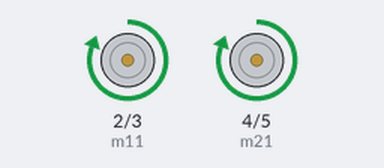
The sketch below on a simulated Arduino Uno, built with avr-gcc and run on an emulated ATmega328P. On the bench: motor-driver pin pairs drawn as motors (green arrow = first pin HIGH = forward, orange = second pin HIGH = backward, longer = more drive).

Above: at 1.0 s.
At 3.0 s:
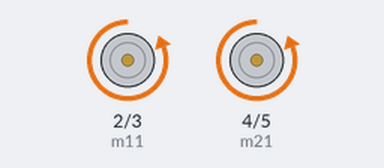
At 4.5 s:
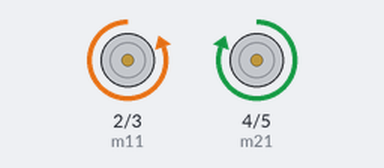
At 7.0 s:
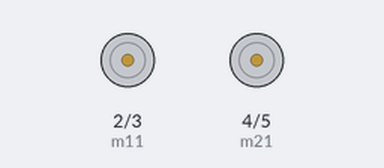
Timing chart, 0 to 10.4 s (numbered marks = the images above):
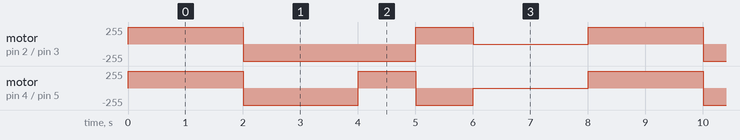

The sketch:

basic_ribotic_car.ino
```cpp
#include<SoftwareSerial.h>
int m11=2;
int m12=3;
int m21=4;
int m22=5;

void setup() {
  pinMode(m11, OUTPUT);
  pinMode(m12, OUTPUT);
  pinMode(m21, OUTPUT);
  pinMode(m22, OUTPUT);
}

void loop() {
  forward();
  delay(2000);
  backward();
  delay(2000);
  left();
  delay(1000);
  right();
  delay(1000);
  stopCar();
  delay(2000);
}

void forward() {
  digitalWrite(m11, HIGH);
  digitalWrite(m12, LOW);
  digitalWrite(m21, HIGH);
  digitalWrite(m22, LOW);
}

void backward() {
  digitalWrite(m11, LOW);
  digitalWrite(m12, HIGH);
  digitalWrite(m21, LOW);
  digitalWrite(m22, HIGH);
}

void left() {
  digitalWrite(m11, LOW);
  digitalWrite(m12, HIGH);
  digitalWrite(m21, HIGH);
  digitalWrite(m22, LOW);
}

void right() {
  digitalWrite(m11, HIGH);
  digitalWrite(m12, LOW);
  digitalWrite(m21, LOW);
  digitalWrite(m22, HIGH);
}

void stopCar() {
  digitalWrite(m11, LOW);
  digitalWrite(m12, LOW);
  digitalWrite(m21, LOW);
  digitalWrite(m22, LOW);
}
```

Measured:
- by itself, motor on pin 2 (m11) / pin 3 (m12): repeats every 8.0 s: backward 255/255 3.0 s, forward 255/255 1.0 s, stopped 2.0 s, forward 255/255 2.0 s
- by itself, motor on pin 4 (m21) / pin 5 (m22): repeats every 8.0 s: backward 255/255 2.0 s, forward 255/255 1.0 s, backward 255/255 1.0 s, stopped 2.0 s, forward 255/255 2.0 s
